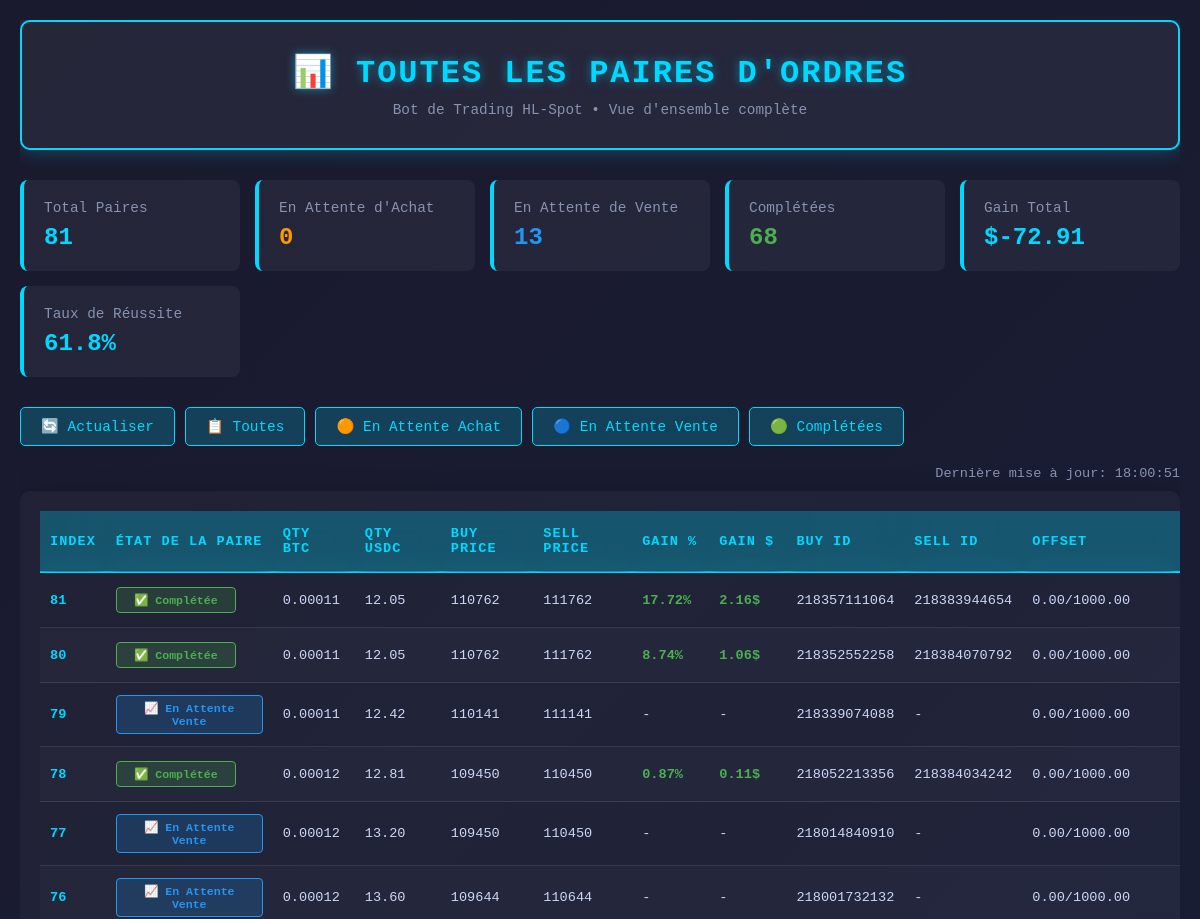
The app's page /index.html (upper part), older data.
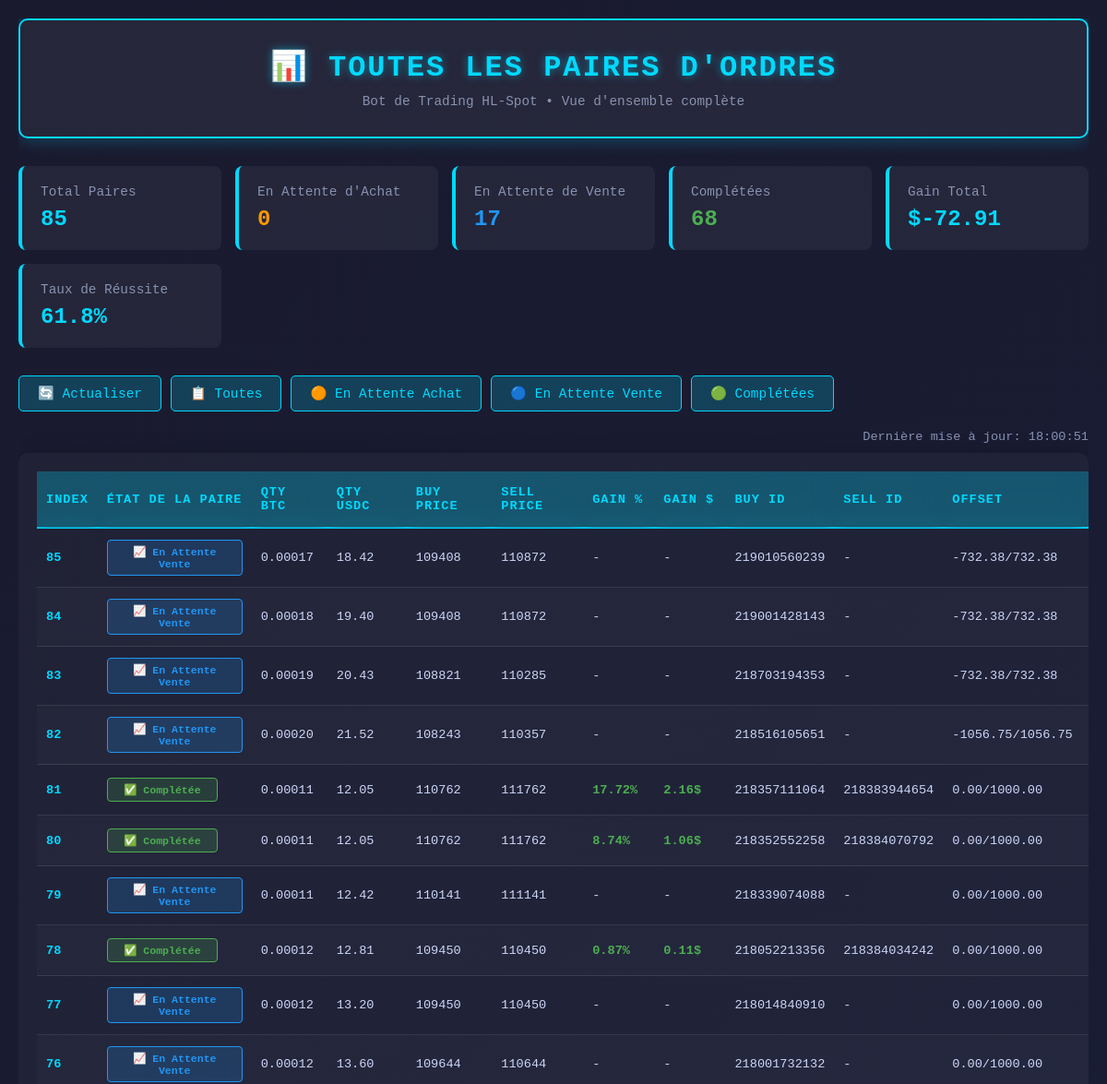
The same page, newer data.
### DB/database.py (models this page shows)
class OrderPair(Base):
    __tablename__ = 'order_pairs'
    index = Column(Integer, primary_key=True, autoincrement=True)
    status = Column(String, default='Buy', nullable=False)
    quantity_usdc = Column(Float, nullable=False)
    quantity_btc = Column(Float, nullable=False)
    buy_price_btc = Column(Float, nullable=False)
    sell_price_btc = Column(Float, nullable=False)
    gain_percent = Column(Float, nullable=True)
    gain_usdc = Column(Float, nullable=True)
    buy_order_id = Column(String, nullable=True)
    sell_order_id = Column(String, nullable=True)
    offset_display = Column(String, nullable=True)
    market_type = Column(String, nullable=True)  # BULL, BEAR, RANGE
    symbol = Column(String, default='BTC')
    uuid = Column(String, unique=True, nullable=False)
    created_at = Column(DateTime, default=lambda: datetime.now(timezone.utc))
    buy_filled_at = Column(DateTime, nullable=True)
    sell_placed_at = Column(DateTime, nullable=True)
    completed_at = Column(DateTime, nullable=True)

### command/web_interface.py (the view)
        @self.app.route('/')
        @self.app.route('/index.html')
        def all_pairs():
            try:
                pairs = self.database.get_all_pairs(limit=200)
                total_pairs = len(pairs)
                buy_count = sum(1 for p in pairs if p.status == 'Buy')
                sell_count = sum(1 for p in pairs if p.status == 'Sell')
                complete_count = sum(1 for p in pairs if p.status == 'Complete')
                completed_pairs = [p for p in pairs if p.status == 'Complete' and p.gain_usdc is not None]
                total_gain = sum(p.gain_usdc for p in completed_pairs)
                profitable = sum(1 for p in completed_pairs if p.gain_usdc > 0)
                win_rate = (profitable / complete_count * 100) if complete_count > 0 else 0
                now = datetime.now().strftime('%H:%M:%S')
                return render_template('index.html',
                    pairs=pairs,
                    total_pairs=total_pairs,
                    buy_count=buy_count,
                    sell_count=sell_count,
                    complete_count=complete_count,
                    total_gain=total_gain,
                    win_rate=win_rate,
                    now=now
                )
            except Exception as e:
                print(f"❌ Erreur page index: {e}")
                import traceback
                traceback.print_exc()
                return self.error_response(f"Erreur page paires: {e}")

### DB/database.py (called while the page is built, shortened)
    def get_session(self):
        if not self._initialized:
            self._initialize_database()
        return self._session_factory()

    def safe_execute(self, func, *args, **kwargs):
        max_retries = 3
        for attempt in range(max_retries):
            session = None
            try:
                with self._lock:
                    session = self.get_session()
                    result = func(session, *args, **kwargs)
                    session.commit()
                    return result
            finally:
                if session:
                    session.close()

    def get_all_pairs(self, limit: int = 100):
        def _get(session, pair_limit):
            return session.query(OrderPair).order_by(OrderPair.index.desc()).limit(pair_limit).all()
        try:
            return self.safe_execute(_get, limit)
        except Exception as e:
            print(f"❌ Erreur récupération paires: {e}")
            return []

### command/web_interface.py (called while the page is built)
        @self.app.after_request
        def add_headers(response):
            response.headers['Cache-Control'] = 'no-store, no-cache, must-revalidate, post-check=0, pre-check=0, max-age=0'
            response.headers['Pragma'] = 'no-cache'
            response.headers['Expires'] = '-1'
            return response

### templates/index.html (shortened to what this page needs)
<!DOCTYPE html>
<html lang="fr">
<head>
</head>
<body>
    <div class="container">
        <div class="header">
            <h1>📊 TOUTES LES PAIRES D'ORDRES</h1>
            <p class="subtitle">Bot de Trading HL-Spot • Vue d'ensemble complète</p>
        </div>
        <div class="stats">
            <div class="stat-card">
                <div class="label">Total Paires</div>
                <div class="value" id="total-pairs">{{ total_pairs }}</div>
            </div>
            <div class="stat-card">
                <div class="label">En Attente d'Achat</div>
                <div class="value" id="buy-count" style="color: #ff9800;">{{ buy_count }}</div>
            </div>
            <div class="stat-card">
                <div class="label">En Attente de Vente</div>
                <div class="value" id="sell-count" style="color: #2196f3;">{{ sell_count }}</div>
            </div>
            <div class="stat-card">
                <div class="label">Complétées</div>
                <div class="value" id="complete-count" style="color: #4caf50;">{{ complete_count }}</div>
            </div>
            <div class="stat-card">
                <div class="label">Gain Total</div>
                <div class="value" id="total-gain" class="{% if total_gain >= 0 %}gain-positive{% else %}gain-negative{% endif %}">${{ "%.2f"|format(total_gain) }}</div>
            </div>
            <div class="stat-card">
                <div class="label">Taux de Réussite</div>
                <div class="value" id="win-rate">{{ "%.1f"|format(win_rate) }}%</div>
            </div>
        </div>
        <div class="controls">
            <button class="btn" onclick="refreshData()">🔄 Actualiser</button>
            <button class="btn" onclick="filterStatus('all')">📋 Toutes</button>
            <button class="btn" onclick="filterStatus('Buy')">🟠 En Attente Achat</button>
            <button class="btn" onclick="filterStatus('Sell')">🔵 En Attente Vente</button>
            <button class="btn" onclick="filterStatus('Complete')">🟢 Complétées</button>
        </div>
        <div class="refresh-info" id="refresh-info">
            Dernière mise à jour: <span id="last-update">{{ now }}</span>
        </div>
        <div class="table-container">
            <table id="orders-table">
                <thead>
                    <tr>
                        <th>Index</th>
                        <th>État de la Paire</th>
                        <th>Qty BTC</th>
                        <th>Qty USDC</th>
                        <th>Buy Price</th>
                        <th>Sell Price</th>
                        <th>Gain %</th>
                        <th>Gain $</th>
                        <th>Buy ID</th>
                        <th>Sell ID</th>
                        <th>Offset</th>
                        <th>Market</th>
                    </tr>
                </thead>
                <tbody id="orders-tbody">
                    {% if pairs and pairs|length > 0 %}
                        {% for pair in pairs %}
                        <tr data-status="{{ pair.status }}">
                            <td>{{ pair.index }}</td>
                            <td>
                                {% if pair.status == 'Buy' %}
                                    <span class="status status-pending-buy">⏳ En Attente Achat</span>
                                {% elif pair.status == 'Sell' %}
                                    <span class="status status-awaiting-sell">📈 En Attente Vente</span>
                                {% elif pair.status == 'Complete' %}
                                    <span class="status status-complete">✅ Complétée</span>
                                {% else %}
                                    <span class="status">{{ pair.status }}</span>
                                {% endif %}
                            </td>
                            <td>{{ "%.5f"|format(pair.quantity_btc) }}</td>
                            <td>{{ "%.2f"|format(pair.quantity_usdc) }}</td>
                            <td>{{ "%.0f"|format(pair.buy_price_btc) }}</td>
                            <td>{{ "%.0f"|format(pair.sell_price_btc) }}</td>
                            <td class="{% if pair.gain_percent %}{% if pair.gain_percent > 0 %}gain-positive{% else %}gain-negative{% endif %}{% endif %}">
                                {% if pair.gain_percent %}{{ "%.2f"|format(pair.gain_percent) }}%{% else %}-{% endif %}
                            </td>
                            <td class="{% if pair.gain_usdc %}{% if pair.gain_usdc > 0 %}gain-positive{% else %}gain-negative{% endif %}{% endif %}">
                                {% if pair.gain_usdc %}{{ "%.2f"|format(pair.gain_usdc) }}${% else %}-{% endif %}
                            </td>
                            <td>{{ pair.buy_order_id or '-' }}</td>
                            <td>{{ pair.sell_order_id or '-' }}</td>
                            <td>{{ pair.offset_display or '-' }}</td>
                            <td>{{ pair.market_type or '-' }}</td>
                        </tr>
                        {% endfor %}
                    {% else %}
                        <tr>
                            <td colspan="13" class="no-data">Aucune donnée disponible</td>
                        </tr>
                    {% endif %}
                </tbody>
            </table>
        </div>
    </div>
</body>
</html>

### templates/index.html (style rules this page uses)
* { margin: 0; padding: 0; box-sizing: border-box; }
body { font-family: 'Courier New', monospace; background: linear-gradient(135deg, #1a1a2e 0%, #16213e 100%); color: #fff; padding: 20px; min-height: 100vh; }
.container { max-width: 100%; margin: 0 auto; overflow-x: auto; }
.header { text-align: center; padding: 30px 20px; background: rgba(255, 255, 255, 0.05); border-radius: 10px; margin-bottom: 30px; border: 2px solid #00d9ff; box-shadow: 0 0 20px rgba(0, 217, 255, 0.3); }
.header h1 { font-size: 2em; margin-bottom: 10px; color: #00d9ff; text-shadow: 0 0 10px rgba(0, 217, 255, 0.5); letter-spacing: 2px; }
.header .subtitle { color: #8892b0; font-size: 0.9em; }
.stats { display: grid; grid-template-columns: repeat(auto-fit, minmax(200px, 1fr)); gap: 15px; margin-bottom: 30px; }
.stat-card { background: rgba(255, 255, 255, 0.05); padding: 20px; border-radius: 8px; border-left: 4px solid #00d9ff; transition: transform 0.3s, box-shadow 0.3s; }
.stat-card .label { color: #8892b0; font-size: 0.9em; margin-bottom: 8px; }
.stat-card .value { color: #00d9ff; font-size: 1.5em; font-weight: bold; }
.controls { margin-bottom: 20px; display: flex; gap: 10px; flex-wrap: wrap; }
.btn { padding: 10px 20px; background: rgba(0, 217, 255, 0.2); border: 1px solid #00d9ff; color: #00d9ff; border-radius: 5px; cursor: pointer; transition: all 0.3s; font-family: 'Courier New', monospace; font-size: 0.9em; }
.table-container { background: rgba(255, 255, 255, 0.03); border-radius: 10px; padding: 20px; overflow-x: auto; box-shadow: 0 10px 30px rgba(0, 0, 0, 0.3); }
table { width: 100%; border-collapse: collapse; font-size: 0.85em; min-width: 1400px; }
thead { background: rgba(0, 217, 255, 0.15); }
th { padding: 15px 10px; text-align: left; font-weight: bold; color: #00d9ff; border-bottom: 2px solid #00d9ff; text-transform: uppercase; letter-spacing: 1px; position: sticky; top: 0; background: rgba(0, 217, 255, 0.15); backdrop-filter: blur(10px); }
tbody tr { border-bottom: 1px solid rgba(255, 255, 255, 0.1); transition: background 0.3s; }
td { padding: 12px 10px; color: #ccd6f6; }
.status { padding: 5px 12px; border-radius: 4px; font-weight: bold; text-align: center; font-size: 0.85em; display: inline-block; min-width: 120px; }
.status-awaiting-sell { background: rgba(33, 150, 243, 0.2); border: 1px solid #2196f3; color: #2196f3; }
.status-complete { background: rgba(76, 175, 80, 0.2); border: 1px solid #4caf50; color: #4caf50; }
.gain-positive { color: #4caf50; font-weight: bold; }
tbody tr:nth-child(even) { background: rgba(255, 255, 255, 0.02); }
td:first-child { font-weight: bold; color: #00d9ff; }
.refresh-info { text-align: right; color: #8892b0; font-size: 0.85em; margin-bottom: 10px; }

Row changes from the older to the newer data that the page shows:
added OrderPair: index "85", status "📈 En Attente Vente", quantity_btc "0.00017", quantity_usdc "18.42", buy_price_btc "109408", sell_price_btc "110872", buy_order "219010560239", sell_order_id "-", offset_display "-732.38/732.38"
added OrderPair: index "84", status "📈 En Attente Vente", quantity_btc "0.00018", quantity_usdc "19.40", buy_price_btc "109408", sell_price_btc "110872", buy_order "219001428143", sell_order_id "-", offset_display "-732.38/732.38"
added OrderPair: index "83", status "📈 En Attente Vente", quantity_btc "0.00019", quantity_usdc "20.43", buy_price_btc "108821", sell_price_btc "110285", buy_order "218703194353", sell_order_id "-", offset_display "-732.38/732.38"
added OrderPair: index "82", status "📈 En Attente Vente", quantity_btc "0.00020", quantity_usdc "21.52", buy_price_btc "108243", sell_price_btc "110357", buy_order "218516105651", sell_order_id "-", offset_display "-1056.75/1056.75"
Text that changed along with them:
{{ total_pairs }}: "81" → "85"
{{ sell_count }}: "13" → "17"
